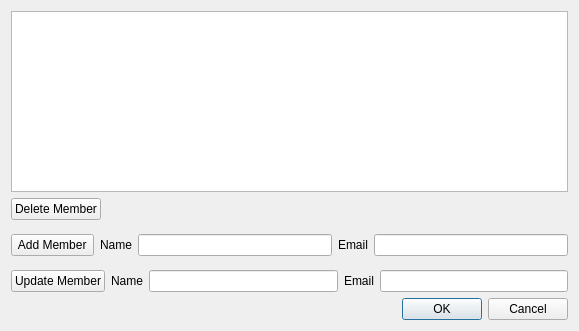
<?xml version="1.0" encoding="UTF-8"?>
<ui version="4.0">
 <class>Dialog</class>
 <widget class="QDialog" name="Dialog">
  <property name="geometry">
   <rect>
    <x>0</x>
    <y>0</y>
    <width>579</width>
    <height>331</height>
   </rect>
  </property>
  <property name="windowTitle">
   <string>Dialog</string>
  </property>
  <layout class="QVBoxLayout" name="verticalLayout_2">
   <item>
    <widget class="QListWidget" name="team_listWidget"/>
   </item>
   <item>
    <layout class="QVBoxLayout" name="verticalLayout">
     <item>
      <layout class="QHBoxLayout" name="horizontalLayout_3">
       <item>
        <widget class="QPushButton" name="delete_button">
         <property name="text">
          <string>Delete Member</string>
         </property>
        </widget>
       </item>
       <item>
        <spacer name="horizontalSpacer">
         <property name="orientation">
          <enum>Qt::Horizontal</enum>
         </property>
         <property name="sizeHint" stdset="0">
          <size>
           <width>40</width>
           <height>20</height>
          </size>
         </property>
        </spacer>
       </item>
      </layout>
     </item>
     <item>
      <spacer name="verticalSpacer">
       <property name="orientation">
        <enum>Qt::Vertical</enum>
       </property>
       <property name="sizeHint" stdset="0">
        <size>
         <width>14</width>
         <height>13</height>
        </size>
       </property>
      </spacer>
     </item>
     <item>
      <layout class="QHBoxLayout" name="horizontalLayout">
       <item>
        <widget class="QPushButton" name="add_button">
         <property name="text">
          <string> Add Member </string>
         </property>
        </widget>
       </item>
       <item>
        <widget class="QLabel" name="name_label">
         <property name="text">
          <string>Name</string>
         </property>
        </widget>
       </item>
       <item>
        <widget class="QLineEdit" name="name_lineEdit"/>
       </item>
       <item>
        <widget class="QLabel" name="email_label">
         <property name="text">
          <string>Email</string>
         </property>
        </widget>
       </item>
       <item>
        <widget class="QLineEdit" name="email_lineEdit"/>
       </item>
      </layout>
     </item>
     <item>
      <spacer name="verticalSpacer_6">
       <property name="orientation">
        <enum>Qt::Vertical</enum>
       </property>
       <property name="sizeHint" stdset="0">
        <size>
         <width>17</width>
         <height>13</height>
        </size>
       </property>
      </spacer>
     </item>
     <item>
      <layout class="QHBoxLayout" name="horizontalLayout_2">
       <item>
        <widget class="QPushButton" name="update_button">
         <property name="text">
          <string>Update Member</string>
         </property>
        </widget>
       </item>
       <item>
        <widget class="QLabel" name="name2_label">
         <property name="text">
          <string>Name</string>
         </property>
        </widget>
       </item>
       <item>
        <widget class="QLineEdit" name="name2_lineEdit"/>
       </item>
       <item>
        <widget class="QLabel" name="email2_label">
         <property name="text">
          <string>Email</string>
         </property>
        </widget>
       </item>
       <item>
        <widget class="QLineEdit" name="email2_lineEdit"/>
       </item>
      </layout>
     </item>
    </layout>
   </item>
   <item>
    <widget class="QDialogButtonBox" name="buttonBox">
     <property name="orientation">
      <enum>Qt::Horizontal</enum>
     </property>
     <property name="standardButtons">
      <set>QDialogButtonBox::Cancel|QDialogButtonBox::Ok</set>
     </property>
    </widget>
   </item>
  </layout>
 </widget>
 <resources/>
 <connections>
  <connection>
   <sender>buttonBox</sender>
   <signal>accepted()</signal>
   <receiver>Dialog</receiver>
   <slot>accept()</slot>
   <hints>
    <hint type="sourcelabel">
     <x>248</x>
     <y>254</y>
    </hint>
    <hint type="destinationlabel">
     <x>157</x>
     <y>274</y>
    </hint>
   </hints>
  </connection>
  <connection>
   <sender>buttonBox</sender>
   <signal>rejected()</signal>
   <receiver>Dialog</receiver>
   <slot>reject()</slot>
   <hints>
    <hint type="sourcelabel">
     <x>316</x>
     <y>260</y>
    </hint>
    <hint type="destinationlabel">
     <x>286</x>
     <y>274</y>
    </hint>
   </hints>
  </connection>
 </connections>
</ui>
